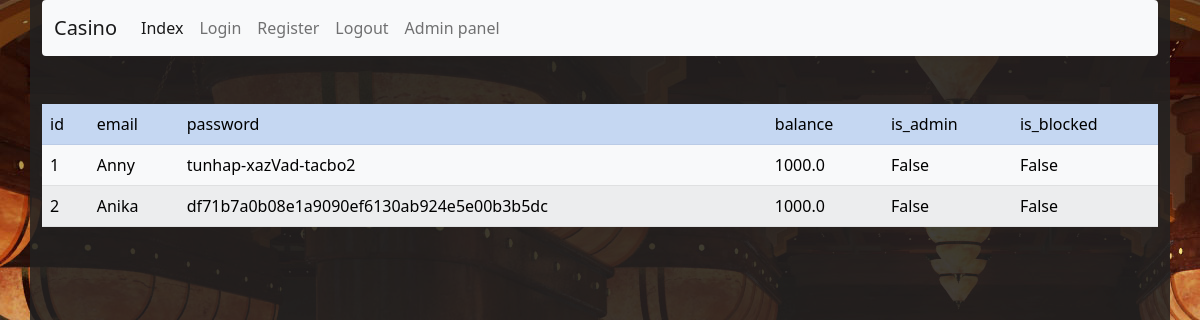
Before: /admin/users with the older database file.
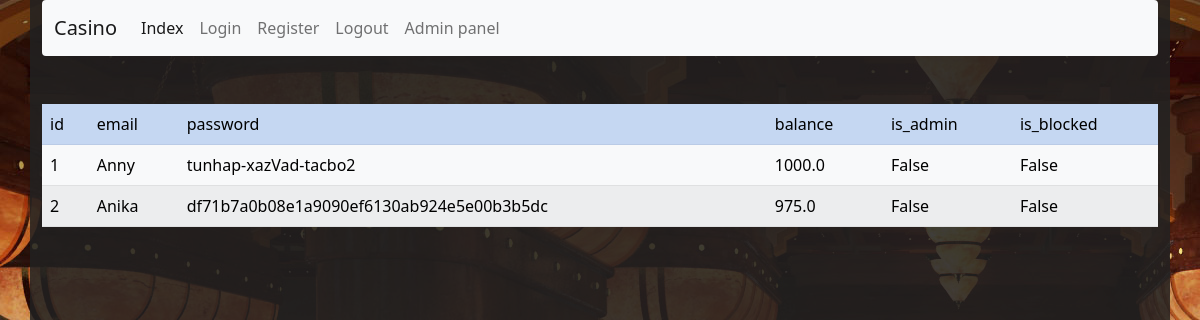
After: the same page with the newer database file.
### main.py (models this page shows)
class User(db.Model):
    __tablename__ = "user"
    id = db.Column(db.Integer, primary_key=True)
    email = db.Column(db.String(100), nullable=False)
    password = db.Column(db.String(255), nullable=False)
    balance = db.Column(db.Float, default=1000)
    is_admin = db.Column(db.Boolean, default=False)
    is_blocked = db.Column(db.Boolean, default=False)
    date_of_birth = db.Column(db.DateTime, default=datetime.utcnow)
    user_games = db.Column(db.Integer, db.ForeignKey('game.id'))

### main.py (the view)
@app.route("/admin/users")
def admin_users():
    users = User.query.all()
    return render_template("admin_users.html", users=users)

### templates/admin_users.html (shortened to what this page needs)
{% extends 'base.html' %}
{% block body %}
    <table class="table table-striped table-hover">
        <tr class="table-primary">
            <td>id</td>
            <td>email</td>
            <td>password</td>
            <td>balance</td>
            <td>is_admin</td>
            <td>is_blocked</td>
        </tr>
        {% for user in users %}
            <tr class="table-light">
                <td>{{ user.id }}</td>
                <td>{{ user.email }}</td>
                <td>{{ user.password }}</td>
                <td>{{ user.balance }}</td>
                <td>{{ user.is_admin }}</td>
                <td>{{ user.is_blocked }}</td>
            </tr>
        {% endfor %}
    </table>
{% endblock %}

Changed rows visible on the page:
changed User "Anika": balance "1000.0" → "975.0"
